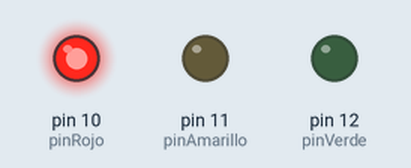
This sketch was run on a simulated Arduino Uno, built with avr-gcc and run on an emulated ATmega328P. On the bench: output pins drawn as LEDs (lit = HIGH).

Above: at 1.0 s.
At 2.5 s:
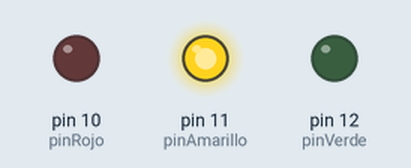
At 4.0 s:
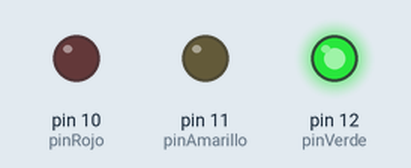
Timing chart, 0 to 6.5 s (numbered marks = the images above):
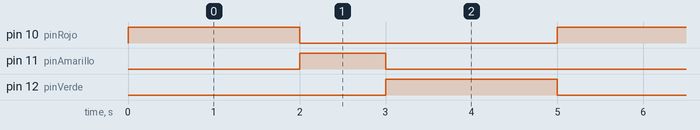

The sketch:

P02_Semaforo.ino
```cpp
// Definir los pines para los LEDs
int pinRojo = 10;
int pinAmarillo = 11;
int pinVerde = 12;

void setup() {
  // Configurar pines como salida
  pinMode(pinRojo, OUTPUT);
  pinMode(pinAmarillo, OUTPUT);
  pinMode(pinVerde, OUTPUT);
}

void loop() {
  // Encender luz roja
  digitalWrite(pinRojo, HIGH);
  delay(2000);  // Esperar 2 segundos

  // Apagar luz roja, encender luz amarilla
  digitalWrite(pinRojo, LOW);
  digitalWrite(pinAmarillo, HIGH);
  delay(1000);  // Esperar 1 segundo

  // Apagar luz amarilla, encender luz verde
  digitalWrite(pinAmarillo, LOW);
  digitalWrite(pinVerde, HIGH);
  delay(2000);  // Esperar 2 segundos

  // Apagar luz verde
  digitalWrite(pinVerde, LOW);
}
```

Measured:
- by itself, pin 10 (pinRojo), pin 12 (pinVerde): alternates HIGH for 2.0 s and LOW for 3.0 s
- by itself, pin 11 (pinAmarillo): alternates HIGH for 1.0 s and LOW for 4.0 s
- by itself, everything shown: repeats every 5.0 s, in 4 steps
